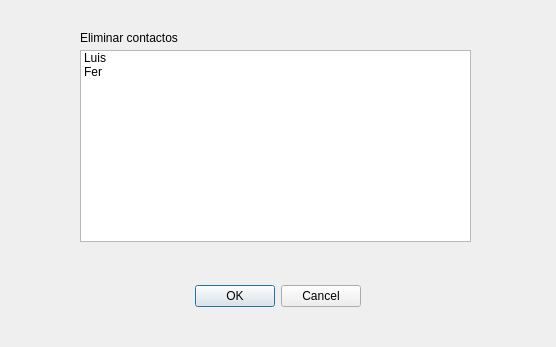
<?xml version="1.0" encoding="UTF-8"?>
<ui version="4.0">
 <class>Eliminar</class>
 <widget class="QDialog" name="Eliminar">
  <property name="geometry">
   <rect>
    <x>0</x>
    <y>0</y>
    <width>556</width>
    <height>347</height>
   </rect>
  </property>
  <property name="windowTitle">
   <string>Dialog</string>
  </property>
  <widget class="QDialogButtonBox" name="buttonBox">
   <property name="geometry">
    <rect>
     <x>20</x>
     <y>280</y>
     <width>341</width>
     <height>32</height>
    </rect>
   </property>
   <property name="orientation">
    <enum>Qt::Orientation::Horizontal</enum>
   </property>
   <property name="standardButtons">
    <set>QDialogButtonBox::StandardButton::Cancel|QDialogButtonBox::StandardButton::Ok</set>
   </property>
  </widget>
  <widget class="QListWidget" name="listWidget">
   <property name="geometry">
    <rect>
     <x>80</x>
     <y>50</y>
     <width>391</width>
     <height>192</height>
    </rect>
   </property>
   <item>
    <property name="text">
     <string>Luis</string>
    </property>
   </item>
   <item>
    <property name="text">
     <string>Fer</string>
    </property>
   </item>
  </widget>
  <widget class="QLabel" name="label">
   <property name="geometry">
    <rect>
     <x>80</x>
     <y>30</y>
     <width>111</width>
     <height>16</height>
    </rect>
   </property>
   <property name="text">
    <string>Eliminar contactos</string>
   </property>
  </widget>
 </widget>
 <resources/>
 <connections>
  <connection>
   <sender>buttonBox</sender>
   <signal>accepted()</signal>
   <receiver>Eliminar</receiver>
   <slot>accept()</slot>
   <hints>
    <hint type="sourcelabel">
     <x>248</x>
     <y>254</y>
    </hint>
    <hint type="destinationlabel">
     <x>157</x>
     <y>274</y>
    </hint>
   </hints>
  </connection>
  <connection>
   <sender>buttonBox</sender>
   <signal>rejected()</signal>
   <receiver>Eliminar</receiver>
   <slot>reject()</slot>
   <hints>
    <hint type="sourcelabel">
     <x>316</x>
     <y>260</y>
    </hint>
    <hint type="destinationlabel">
     <x>286</x>
     <y>274</y>
    </hint>
   </hints>
  </connection>
 </connections>
</ui>
